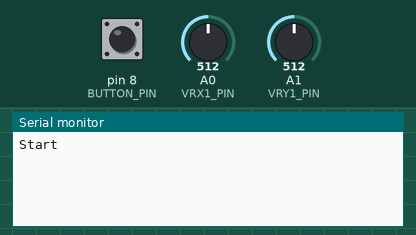
A program run on a simulated Arduino Uno, built with avr-gcc and run on an emulated ATmega328P. Shown: the last lines printed to the serial monitor. Inputs (shaded band) come from the test bench; at power-on: A1 (VRY1_PIN) = 512, A0 (VRX1_PIN) = 512, pin 8 (BUTTON_PIN) HIGH. No radio packets arrive unless stated.

Above: at 1.2 s.
1.3 s: A1 (VRY1_PIN) set to 185
2.8 s: A1 (VRY1_PIN) set to 154
At 3.01 s:
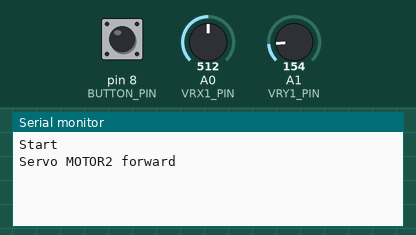
4.8 s: A0 (VRX1_PIN) set to 32
At 4.81 s:
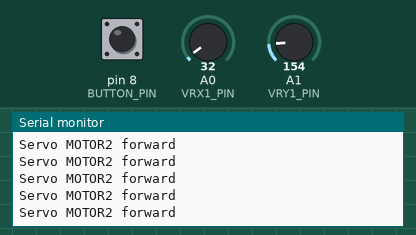
6.3 s: A0 (VRX1_PIN) set to 27
At 6.49 s:
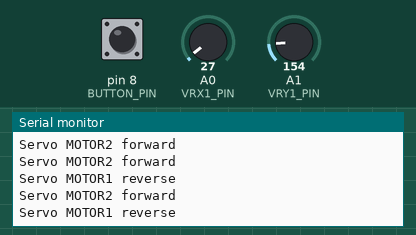

Measured:
- the behaviour switches between 171 and 170 on A1 (VRY1_PIN) (found by bisection; images 0 and 1)
- the behaviour switches between 29 and 28 on A0 (VRX1_PIN) (found by bisection; images 2 and 3)
- after the input at 2.8 s, the serial monitor: prints a new line after 0.10 s (image 1)
- after the input at 6.3 s, the serial monitor: prints a new line after 0.08 s (image 3)

The program:

main.cpp
```cpp
//************************* TX *************************//
// Library from https://github.com/nRF24/RF24
#include <SPI.h>
#include <nRF24L01.h>
#include "RF24.h"
RF24 radio(9, 10); // CE, CSN
const uint64_t send_pipe=0xB01DFACECEL; // This will be this device TX
const uint64_t recv_pipe=0xDEADBEEFF1L; // This will be the other device RX

/**************** Servo Joystick ****************/
// Joystick1
#define VRX1_PIN A0
#define VRY1_PIN A1

// Joystick SW
#define BUTTON_PIN 8
int buttonState = 0;
int buttonIncrement = 0;

/**************** Motor Control Joystick ****************/


void setup()
{
  Serial.begin(115200); // Set up comms with serial monitor
  Serial.println("Start");
  radio.begin(); // Turn on comms
  radio.openWritingPipe(recv_pipe);
  radio.openReadingPipe(1, send_pipe);
  radio.setRetries(15,15);  // This will improve reliability
  radio.setPALevel(RF24_PA_MIN);  // Sets the power level of the transciever

  pinMode(BUTTON_PIN, INPUT_PULLUP);
}

#define NO_ACTION 0
#define BOTH 19
#define STOP 20

//Joystick 1 controls servo motor1 when input is +/- X-direction
//Joystick 1 controls servo motor2 when input is +/- Y-direction
#define motor1XF 1
#define motor1XR 2
#define servo1stop 3

#define motor2YF 4
#define motor2YR 5
#define servo2stop 6
//Joystick 2 controls servo motor3 when input is +/- X-direction
//Joystick 2 controls servo motor4 when input is +/- Y-direction
#define motor3XF 7
#define motor3XR 8
#define servo3stop 9

#define motor4YR 10
#define motor4YF 11
#define servo4stop 12
//Joystick 3 controls servo motor5 when input is +/- X-direction
//Joystick 3 controls servo motor6 when input is +/- Y-direction
#define motor5XF 13
#define motor5XR 14
#define servo5stop 15

#define motor6YF 16
#define motor6YR 17
#define servo6stop 18

void swapServos();

unsigned long button_code=NO_ACTION; // Set to default
void loop() {
  buttonState = digitalRead(BUTTON_PIN);
  if(buttonState == 0){
    swapServos();
  }
  delay(100);
  //Serial.println(buttonState);
  // Read analog x and y values (10-bit ADC reads 0-1023, 0V-5V)
  int yValue1 = analogRead(VRY1_PIN);
  int xValue1 = analogRead(VRX1_PIN);


 /* int yValue2 = analogRead(VRY2_PIN);
  int xValue2 = analogRead(VRX2_PIN);

  int yValue3 = analogRead(VRY3_PIN);
  int xValue3 = analogRead(VRX3_PIN); */

  int y_joy_value1 = map(yValue1, 0, 1023, 0, 180);  // Remaps 0-1023 ADC value to 0-180, for y movement of joystick
  int x_joy_value1 = map(xValue1, 0, 1023, 0, 180);  // For x movement of joystick
  // Serial.println(x_joy_value1);
  // Serial.println(y_joy_value1);


 /* int y_joy_value2 = map(yValue2, 0, 1023, 0, 180);  // Remaps 0-1023 ADC value to 0-180, for y movement of joystick
  int x_joy_value2 = map(xValue2, 0, 1023, 0, 180);  // For x movement of joystick

  int y_joy_value3 = map(yValue3, 0, 1023, 0, 180);  // Remaps 0-1023 ADC value to 0-180, for y movement of joystick
  int x_joy_value3 = map(xValue3, 0, 1023, 0, 180);  // For x movement of joystick */


/************************* State0 values control motors 1 & 2 *************************/
  if(buttonIncrement == 0){
    if((y_joy_value1 > 85) && (y_joy_value1 < 95)){
    //  Serial.println("Joystick not moving");
    button_code = servo2stop;
    }

    if((x_joy_value1 > 85) && (x_joy_value1 < 95)){
    //  Serial.println("Joystick not moving");
    button_code = servo1stop;
    }

    if((y_joy_value1 > 150) && (y_joy_value1 < 181)){
      Serial.println("Servo MOTOR2 reverse");
      button_code = motor2YR;
    }

    if((y_joy_value1 > -1) && (y_joy_value1 < 30)){
      Serial.println("Servo MOTOR2 forward");
      button_code = motor2YF;
    }

    if(x_joy_value1 > 179){
      Serial.println("Servo MOTOR1 forward");
      button_code = motor1XF;
    }
    if(x_joy_value1 < 5){
      Serial.println("Servo MOTOR1 reverse");
      button_code = motor1XR;
    }
  }

/************************* State 1 values control motors 3 & 4 *************************/
if(buttonIncrement == 1){
  if((y_joy_value1 > 85) && (y_joy_value1 < 95)){
  //  Serial.println("Joystick not moving");
   button_code = servo4stop;
  }

  if((x_joy_value1 > 85) && (x_joy_value1 < 95)){
  //  Serial.println("Joystick not moving");
   button_code = servo3stop;
  }
  if((y_joy_value1 > 150) && (y_joy_value1 < 181)){
    Serial.println("Servo MOTOR4 reverse");
    button_code = motor4YR;
  }

  if((y_joy_value1 > -1) && (y_joy_value1 < 30)){
    Serial.println("Servo MOTOR4 forward");
    button_code = motor4YF;
  }

  if(x_joy_value1 > 179){
    Serial.println("Servo MOTOR3 reverse");
    button_code = motor3XR;
  }
  if(x_joy_value1 < 5){
    Serial.println("Servo MOTOR3 forward");
    button_code = motor3XF;
  }
}
/************************* Joystick3 values control motors 5 & 6 *************************/
if(buttonIncrement == 2){
  if((y_joy_value1 > 85) && (y_joy_value1 < 95)){
  //  Serial.println("Joystick not moving");
   button_code = servo6stop;
  }

  if((x_joy_value1 > 85) && (x_joy_value1 < 95)){
  //  Serial.println("Joystick not moving");
   button_code = servo5stop;
  }
  if((y_joy_value1 > 150) && (y_joy_value1 < 181)){
    Serial.println("Servo MOTOR6 reverse");
    button_code = motor6YR;
  }

  if((y_joy_value1 > -1) && (y_joy_value1 < 30)){
    Serial.println("Servo MOTOR6 forward");
    button_code = motor6YF;
  }

  if(x_joy_value1 > 179){
    Serial.println("Servo MOTOR5 forward");
    button_code = motor5XF;
  }
  if(x_joy_value1 < 5){
    Serial.println("Servo MOTOR5 reverse");
    button_code = motor5XR;
  }
}
/************************* Fin(the end) *************************/
  // Finally, send the code to the receiver
  if(button_code!=NO_ACTION)
  {
    radio.stopListening();  // Make sure it becomes a transmitter
    radio.write(&button_code, sizeof(unsigned long));
    delay(10);
  }


} // End void loop

void swapServos(){
  buttonIncrement++;
  if(buttonIncrement == 3){
    buttonIncrement = 0;
  }
  Serial.println(buttonIncrement);
}
```
